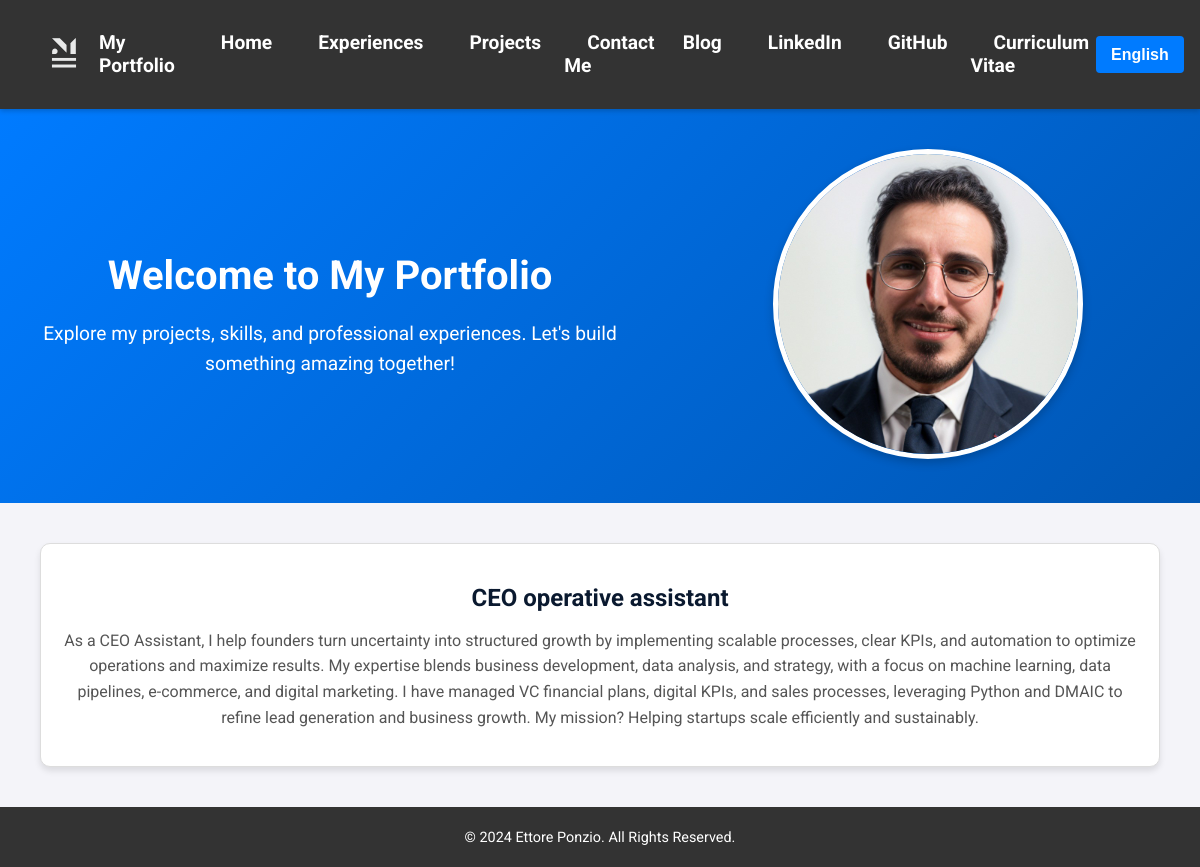
The app's page /en/, older data.
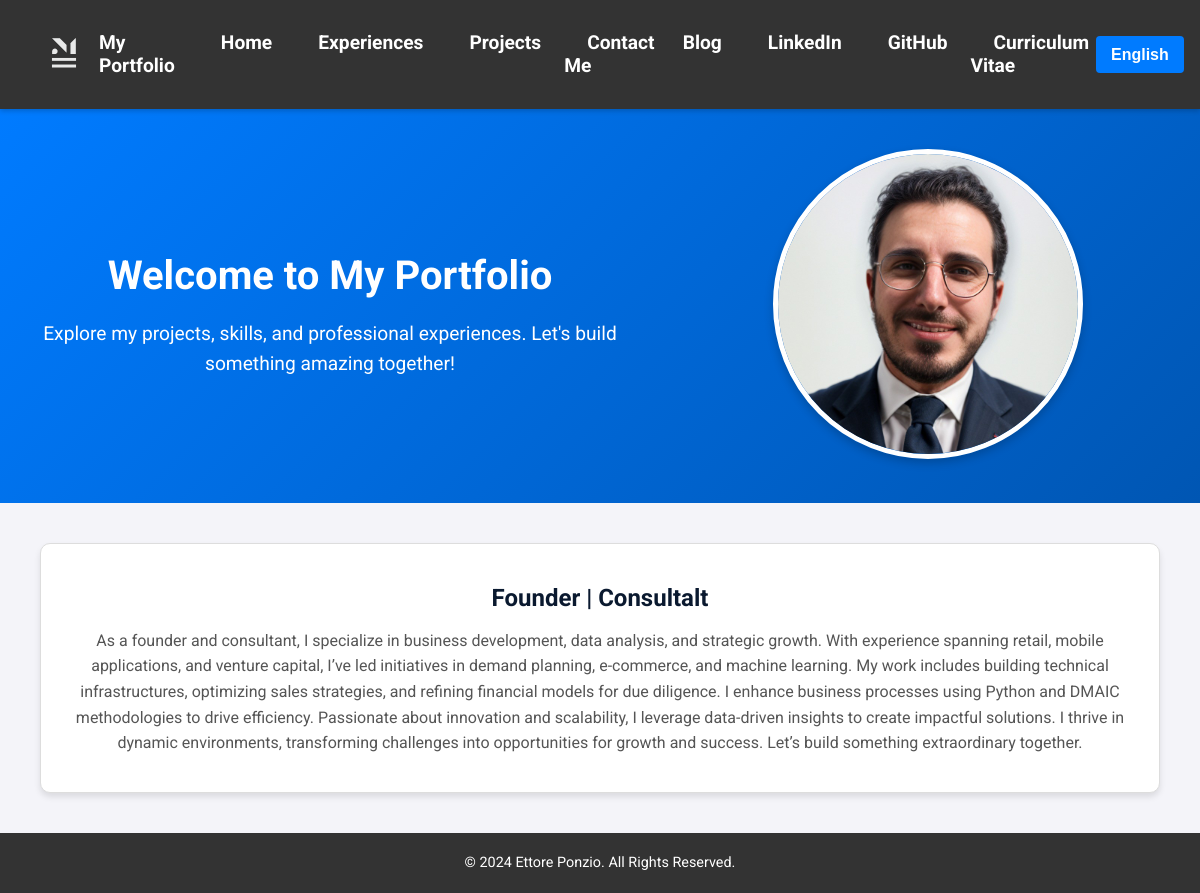
The same page, newer data.
### portfolio/models.py (models this page shows, shortened)
class Section(models.Model):
    title_en = models.CharField(
        max_length=200,
        help_text=_("Title of the section in English"),
        verbose_name=_("Title (EN)")
    )
    title_it = models.CharField(
        max_length=200,
        help_text=_("Title of the section in Italian"),
        verbose_name=_("Title (IT)")
    )
    description_en = models.TextField(
        help_text=_("Description content for the section in English"),
        verbose_name=_("Description (EN)")
    )
    description_it = models.TextField(
        help_text=_("Description content for the section in Italian"),
        verbose_name=_("Description (IT)")
    )
    class Meta:
        verbose_name = _("Section")
        verbose_name_plural = _("Sections")

### portfolio/views.py (the view)
# urls.py: 2. Add a URL to urlpatterns:  path('', views.home, name='home')
def home(request):
    user_language = get_language()  # Get the current user's language (e.g., 'en' or 'it')
    sections = Section.objects.all()
    for section in sections:
        if user_language == 'it':
            section.display_title = section.title_it
            section.display_description = section.description_it
        else:
            section.display_title = section.title_en
            section.display_description = section.description_en
    context = {'sections': sections}
    return render(request, 'portfolio/home.html', context)

### portfolio/templates/portfolio/home.html (shortened to what this page needs)
{% extends 'portfolio/base.html' %}
{% load static %}
{% load i18n %}
{% block styles %}
    <link rel="stylesheet" href="{% static 'portfolio/css/home.css' %}">
{% endblock %}
{% block content %}
<article class="home-page">
    <section class="hero-section">
        <div class="hero-text">
            <h1>{% trans "Welcome to My Portfolio" %}</h1>
            <p>
                {% trans "Explore my projects, skills, and professional experiences. Let's build something amazing together!" %}
            </p>
        </div>
        <div class="hero-image">
            <img src="{% static 'portfolio/images/profile.jpeg' %}" alt="{% trans 'Profile Image' %}">
        </div>
    </section>
    <section class="sections-container">
        {% for section in sections %}
        <div class="dynamic-section">
            <h2>{{ section.display_title }}</h2>
            <p>{{ section.display_description }}</p>
        </div>
        {% endfor %}
    </section>
</article>
{% endblock %}

### portfolio/templates/portfolio/base.html (shortened to what this page needs)
{% load static %}
{% load i18n %}
<!DOCTYPE html>
<html lang="{{ LANGUAGE_CODE }}">
<head>
    <link rel="stylesheet" href="{% static 'portfolio/css/navigation.css' %}">
    <link rel="stylesheet" href="{% static 'portfolio/css/footer.css' %}">
    {% block styles %}{% endblock %}
</head>
<body>
    <header>
        <nav aria-label="{% trans 'Main Navigation' %}">
            <div class="nav-container">
                <a href="{% url 'portfolio:home' %}" class="logo">
                    <img src="{% static 'portfolio/logo.png' %}" alt="{% trans 'MyPortfolio Logo' %}" class="logo-image"> My Portfolio
                </a>
                <ul class="nav-links">
                    <li><a href="{% url 'portfolio:home' %}">{% trans "Home" %}</a></li>
                    <li><a href="{% url 'portfolio:education' %}">{% trans "Experiences" %}</a></li>
                    <li><a href="{% url 'portfolio:projects' %}">{% trans "Projects" %}</a></li>
                    <li><a href="{% url 'portfolio:contact' %}">{% trans "Contact Me" %}</a></li>
                    <li><a href="{% url 'portfolio:blog_list' %}">{% trans "Blog" %}</a></li>
                    <li><a href="{% url 'portfolio:linkedin' %}" target="_blank">{% trans "LinkedIn" %}</a></li>
                    <li><a href="{% url 'portfolio:github' %}" target="_blank">{% trans "GitHub" %}</a></li>
                    <li><a href="{% url 'portfolio:open_cv' %}">{% trans "Curriculum Vitae" %}</a></li>
                </ul>
                <form action="{% url 'set_language' %}" method="post" id="language-form" class="language-form">
                    <select name="language" onchange="this.form.submit()" id="language-select" class="language-switcher">
                        {% for lang_code, lang_name in LANGUAGES %}
                            <option value="{{ lang_code }}" {% if lang_code == LANGUAGE_CODE %}selected{% endif %}>
                                {{ lang_name }}
                            </option>
                        {% endfor %}
                    </select>
                </form>
            </div>
        </nav>
    </header>
    <main class="container" role="main">
        {% block content %}{% endblock %}
    </main>
    <footer>
        <p>&copy; {% trans "2024 Ettore Ponzio. All Rights Reserved." %}</p>
    </footer>
</body>
</html>

### portfolio/static/portfolio/css/navigation.css (style rules this page uses)
.nav-container { display: flex; justify-content: space-between; align-items: center; padding: 1em; background-color: #333; color: #fff; position: sticky; top: 0; z-index: 1000; box-shadow: 0 2px 5px rgba(0, 0, 0, 0.2); }
nav .logo { display: flex; align-items: center; text-decoration: none; flex: 1; }
nav .logo-image { max-height: 50px; width: auto; margin-right: 10px; }
nav ul { display: flex; list-style: none; gap: 2 em; margin: 0; padding: 0; }
nav a { text-decoration: none; color: #fff; font-weight: bold; font-size: 1.2rem; padding: 0.7em 1.2em; transition: background-color 0.3s, color 0.3s; border-radius: 6px; }
.language-form { flex: 1; display: flex; justify-content: flex-end; order: 3; }
.language-switcher { background-color: #007bff; color: #fff; font-size: 16px; padding: 10px 15px; border: none; font-weight: bold; border-radius: 4px; cursor: pointer; appearance: none; -webkit-appearance: none; transition: background-color 0.3s ease; }
nav .language-switcher option { color: #000; }

### portfolio/static/portfolio/css/footer.css (style rules this page uses)
footer { background-color: #333; color: #fff; text-align: center; padding: 1em; font-size: 0.9em; }
footer p { margin: 0.5em 0; }

### portfolio/static/portfolio/css/home.css (style rules this page uses)
body { font-family: 'Roboto', sans-serif; background-color: #f4f4f9; color: #0A192F; margin: 0; padding: 0; }
.hero-section { display: flex; flex-wrap: wrap; align-items: center; justify-content: space-between; padding: 20px; background: linear-gradient(135deg, #007BFF, #0056b3); color: #ffffff; text-align: center; }
.hero-section .hero-text { flex: 1; max-width: 50%; padding: 20px; }
.hero-section .hero-text h1 { font-size: 2.5rem; font-weight: bold; margin-bottom: 15px; }
.hero-section .hero-text p { font-size: 1.2rem; line-height: 1.6; }
.hero-section .hero-image { flex: 1; max-width: 40%; text-align: center; padding: 20px; }
.hero-section .hero-image img { width: 100%; max-width: 300px; border-radius: 50%; border: 5px solid #ffffff; box-shadow: 0 4px 10px rgba(0, 0, 0, 0.2); }
.sections-container { display: grid; grid-template-columns: repeat(auto-fit, minmax(300px, 1fr)); gap: 20px; margin: 20px; padding: 20px; }
.dynamic-section { background-color: #ffffff; padding: 20px; border: 1px solid #ddd; border-radius: 10px; box-shadow: 0 4px 6px rgba(0, 0, 0, 0.1); transition: transform 0.3s ease, box-shadow 0.3s ease; text-align: center; }
.dynamic-section h2 { font-size: 1.5rem; margin-bottom: 10px; color: #0A192F; }
.dynamic-section p { font-size: 1rem; color: #555; line-height: 1.6; }

Row changes from the older to the newer data that the page shows:
removed Section: display_title "CEO operative assistant", display_description "As a CEO Assistant, I help founders turn uncertainty into structured growth by implementing scalable processes, clear KPIs, and automation to optimize operations and maximize results. My expertise blends business development, data analysis, and strategy, with a focus on machine learning, data pipelines, e-commerce, and digital marketing. I have managed VC financial plans, digital KPIs, and sales processes, leveraging Python and DMAIC to refine lead generation and business growth. My mission? Helping startups scale efficiently and sustainably."
added Section: display_title "Founder | Consultalt", display_description "As a founder and consultant, I specialize in business development, data analysis, and strategic growth. With experience spanning retail, mobile applications, and venture capital, I’ve led initiatives in demand planning, e-commerce, and machine learning. My work includes building technical infrastructures, optimizing sales strategies, and refining financial models for due diligence. I enhance business processes using Python and DMAIC methodologies to drive efficiency. Passionate about innovation and scalability, I leverage data-driven insights to create impactful solutions. I thrive in dynamic environments, transforming challenges into opportunities for growth and success. Let’s build…"
